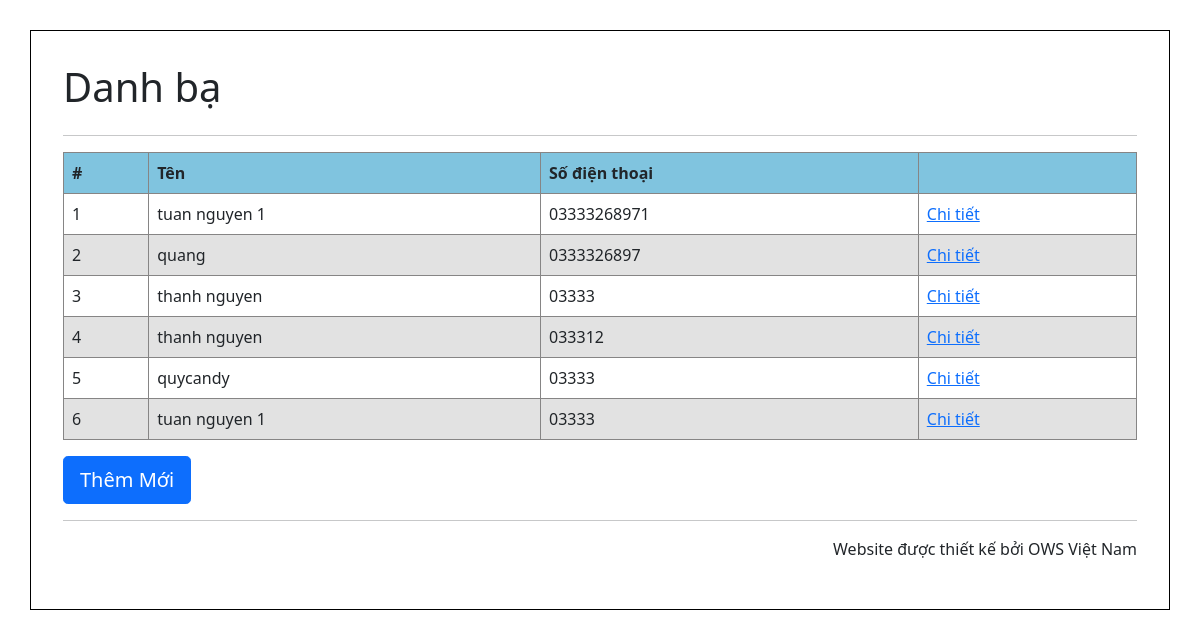
The page / on the database its author committed.
### tables this page shows
CREATE TABLE `contacts` (
  `id` int(11) NOT NULL,
  `name` varchar(100) NOT NULL,
  `phone1` varchar(20) NOT NULL,
  `phone2` varchar(20) NOT NULL,
  `email` varchar(100) NOT NULL,
  `fb` varchar(200) NOT NULL,
  `company` varchar(100) NOT NULL
);

### application/controllers/Contact.php (called while the page is built, shortened)
<?php
class contact extends CI_Controller
{
	public function __construct()
	{
		$this->load->model('contactmodel');
		$this->load->library('session');
		$this->load->helper('url');
	}
	public function index()
	{
		$data['contacts'] = $this->contactmodel->getContacts();
		$this->load->view('contact_list', $data);
	}
}

### index.php (called while the page is built, shortened)
<?php
require_once BASEPATH.'core/CodeIgniter.php';

### application/models/Contactmodel.php (called while the page is built, shortened)
<?php
class contactmodel extends CI_Model
{
	public function getContacts()
	{
		$query = $this->db->get('contacts', 20);
		return $query->result();
	}
}

### application/views/Contact_list.php (the view, shortened to what this page needs)
<!DOCTYPE html>
<html lang="en">
<head>
	<link href="https://cdn.jsdelivr.net/npm/bootstrap@5.1.1/dist/css/bootstrap.min.css" rel="stylesheet">
</head>
<body>
	<div class="container">
		<h1>Danh bạ</h1>
		<hr>
		<div id="body">
			<table class="table table-striped">
				<tr>
					<th>#</th>
					<th>Tên</th>
					<th>Số điện thoại</th>
					<th></th>
				</tr>
				<?php foreach ($contacts as $idx => $item) : ?>
					<tr class="<?= ($idx % 2) ? 'odd' : 'even' ?>">
						<td class="center"><?= $idx + 1 ?></td>
						<td><?= $item->name ?></td>
						<td><?= $item->phone1 ?></td>
						<td class="center"><a href="contact/edit/<?= $item->id ?>">Chi tiết</a></td>
					</tr>
				<?php endforeach; ?>
			</table>
			<a href="contact/add" class="btn btn-primary btn-lg">Thêm Mới</a>
		</div>
		<hr>
		<p class="footer" style="text-align: right;">Website được thiết kế bởi OWS Việt Nam</p>
	</div>
</body>
</html>

### application/views/Contact_list.php (style rules this page uses)
table, th, td { border: 1px solid #868585; }
table { border-collapse: collapse; }
table tr:nth-child(odd) { background-color: #eee; }
table tr:nth-child(even) { background-color: white; }
table tr:nth-child(1) { background-color: skyblue; }
.container { display: grid; margin-top: 30px; padding: 2em; border: 1px solid black; }

### rows shown on the page
contacts: name "tuan nguyen 1", phone1 "03333268971"
contacts: name "quang", phone1 "0333326897"
contacts: name "thanh nguyen", phone1 "03333"
contacts: name "thanh nguyen", phone1 "033312"
contacts: name "quycandy", phone1 "03333"
contacts: name "tuan nguyen 1", phone1 "03333"
